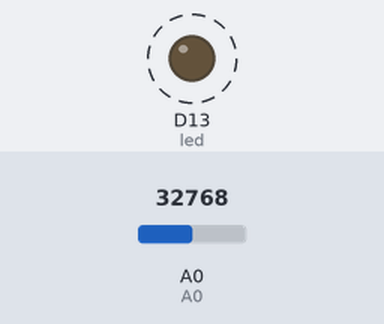
This program was run on a simulated CircuitPython board. Parts: output pins drawn as LEDs (lit = HIGH). Dashed ring = blinking. The inputs (shaded band) are chosen by the test bench; at power-on: A0 = 32768 (analog values on the 0–65535 scale). No radio messages arrive unless stated (any console line starting 'radio sent:' is added by the test bench); what the program prints to the serial console is not drawn.

Above: at 0.7 s.
Timing chart, 0 to 3.0 s (numbered marks = the images above):
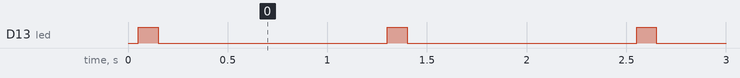

Measured:
- by itself, D13 (led): alternates HIGH for 0.10 s and LOW for 1.2 s

The program:

feather_m4_wing_send.py
```python
import board
import busio
import digitalio
import time
import adafruit_rfm9x
from analogio import AnalogIn

# lora radio
spi = busio.SPI(board.SCK, MOSI=board.MOSI, MISO=board.MISO)
cs = digitalio.DigitalInOut(board.D9) # based on my particular wiring of featherwing: "CS" -- "C" -- pin 9
reset = digitalio.DigitalInOut(board.D6) # based on my particular wiring of feathering: "RESET" -- "D" -- pin 6
rfm9x = adafruit_rfm9x.RFM9x(spi, cs, reset, 915.0)


led = digitalio.DigitalInOut(board.D13)
led.direction = digitalio.Direction.OUTPUT

uart = busio.UART(board.TX, board.RX, baudrate=1200)

A0=AnalogIn(board.A0)

def blink(delay,num_times):
    for i in range(num_times):
        led.value=True
        time.sleep(delay)
        led.value=False
        time.sleep(delay)

while True:

    reading=A0.value
    send_str=str(reading)
    print("sending ...",send_str)

    rfm9x.send(send_str)
    blink(.1,1)

    time.sleep(1)
```
